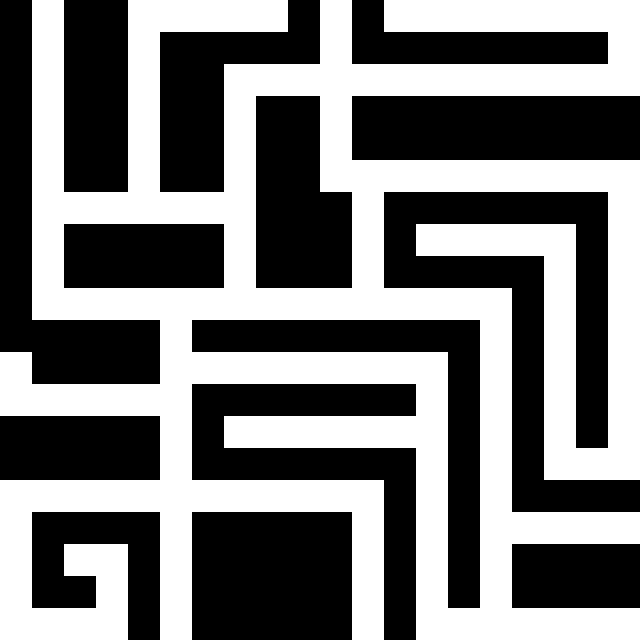

A level layout from a 2D game, rendered from its tile map. Below: a short description, then the map file with its tile-grid data intact:
An orthogonal 20x20 tile map with 32x32 px tiles, 1 tile layer (map.png).

<map version="1.0" orientation="orthogonal" renderorder="right-down" width="20" height="20" tilewidth="32" tileheight="32" nextobjectid="1">
 <tileset firstgid="1" name="map" tilewidth="32" tileheight="32" tilecount="4" columns="2">
  <image source="../Tilesets/map.png" width="64" height="64" />
  <tile id="0">
   <properties>
    <property name="passable" value="0" />
    <property name="weight" value="100" />
   </properties>
  </tile>
  <tile id="1">
   <properties>
    <property name="passable" value="1" />
    <property name="weight" value="50" />
   </properties>
  </tile>
  <tile id="2">
   <properties>
    <property name="passable" value="1" />
    <property name="weight" value="25" />
   </properties>
  </tile>
  <tile id="3">
   <properties>
    <property name="passable" value="1" />
    <property name="weight" value="10" />
   </properties>
  </tile>
 </tileset>
 <layer name="map.png" width="20" height="20">
  <data encoding="csv">
1,4,1,1,4,4,4,4,4,1,4,1,4,4,4,4,4,4,4,4,
1,4,1,1,4,1,1,1,1,1,4,1,1,1,1,1,1,1,1,4,
1,4,1,1,4,1,1,4,4,4,4,4,4,4,4,4,4,4,4,4,
1,4,1,1,4,1,1,4,1,1,4,1,1,1,1,1,1,1,1,1,
1,4,1,1,4,1,1,4,1,1,4,1,1,1,1,1,1,1,1,1,
1,4,1,1,4,1,1,4,1,1,4,4,4,4,4,4,4,4,4,4,
1,4,4,4,4,4,4,4,1,1,1,4,1,1,1,1,1,1,1,4,
1,4,1,1,1,1,1,4,1,1,1,4,1,4,4,4,4,4,1,4,
1,4,1,1,1,1,1,4,1,1,1,4,1,1,1,1,1,4,1,4,
1,4,4,4,4,4,4,4,4,4,4,4,4,4,4,4,1,4,1,4,
1,1,1,1,1,4,1,1,1,1,1,1,1,1,1,4,1,4,1,4,
4,1,1,1,1,4,4,4,4,4,4,4,4,4,1,4,1,4,1,4,
4,4,4,4,4,4,1,1,1,1,1,1,1,4,1,4,1,4,1,4,
1,1,1,1,1,4,1,4,4,4,4,4,4,4,1,4,1,4,1,4,
1,1,1,1,1,4,1,1,1,1,1,1,1,4,1,4,1,4,4,4,
4,4,4,4,4,4,4,4,4,4,4,4,1,4,1,4,1,1,1,1,
4,1,1,1,1,4,1,1,1,1,1,4,1,4,1,4,4,4,4,4,
4,1,4,4,1,4,1,1,1,1,1,4,1,4,1,4,1,1,1,1,
4,1,1,4,1,4,1,1,1,1,1,4,1,4,1,4,1,1,1,1,
4,4,4,4,1,4,1,1,1,1,1,4,1,4,4,4,4,4,4,4
</data>
 </layer>
</map>
